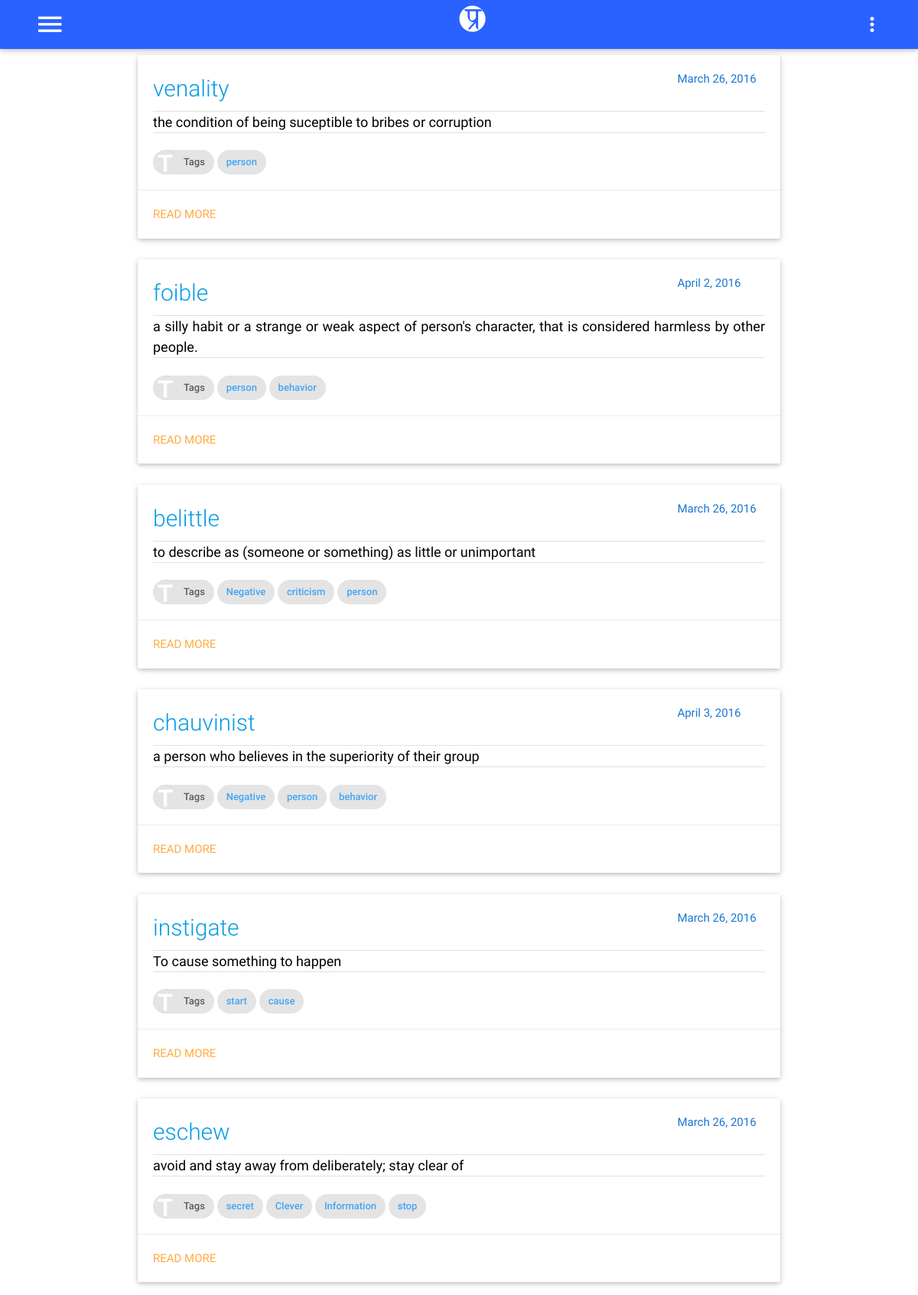
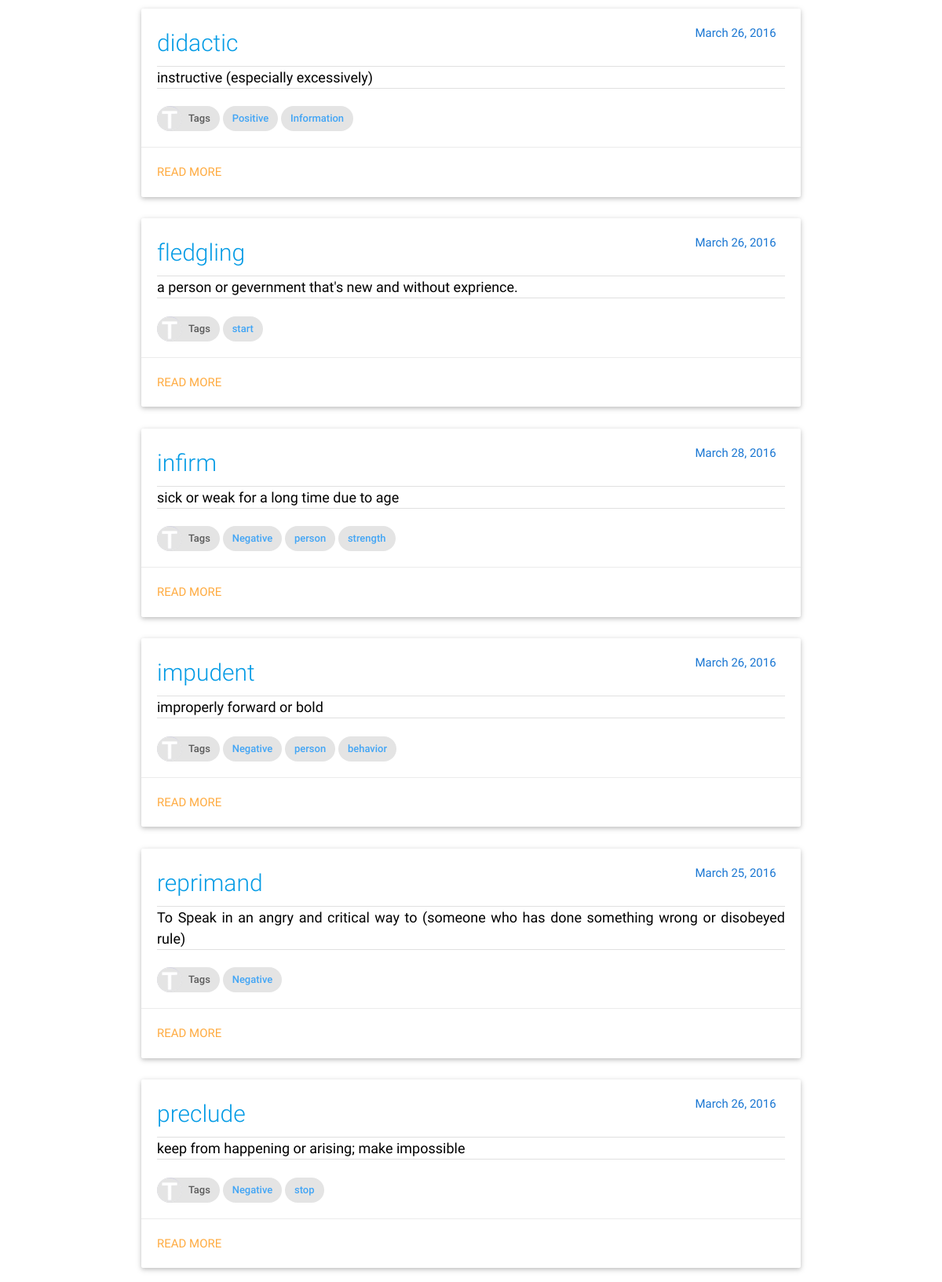
The app's page /gre/ (upper part) with its own data (2 pictures, top to bottom).
### gre/models.py (models this page shows, shortened)
class Vocab(models.Model):
    word = models.CharField(max_length=25,unique=True)
    meaning = models.CharField(max_length=250)
    sentences = models.TextField();
    createdate = models.DateTimeField(auto_now_add=True)
    updatedate = models.DateTimeField(auto_now=True)
    category = models.ManyToManyField('Tag',blank=False)
    source = models.ManyToManyField('Source',blank=False)
    synonym = models.ManyToManyField('Vocab',  blank=True, related_name="%(app_label)s_%(class)s_related_synonym")
    antonym = models.ManyToManyField('Vocab',  blank=True, related_name="%(app_label)s_%(class)s_related_antonym")
    seealso = models.ManyToManyField('Vocab',  blank=True, related_name="%(app_label)s_%(class)s_related_see_also" )

class Tag(models.Model):
    tagname = models.CharField(max_length=200,unique=True)
    def __str__(self):
        return self.tagname

### gre/views.py (the view)
class GreIndex(View):
    def get(self,request):
        allword = list(Vocab.objects.all())
        random.shuffle(allword)
        template = loader.get_template('gre/index.html')
        Repeat = [1,2]
        context   = {
            'Repeat' : Repeat,
            'allword' : allword,
        }
        return HttpResponse(template.render(context,request))

### gre/templates/gre/index.html
{%extends "base.html" %}
{%load staticfiles %}
{%load BlogExtras %}
{%block bodycontent %}
{%block full-card %}
<div class="container">
{% for word in allword %}
<div class="row">
    <div class="col l12 s12 m12">
      <div class="card ">
        <div class="card-content black-text">
          <div class="row">
              <div class="col s12 m8 l10">
                  <span class="card-title teal-text text-darken-3" style="font-size: 2em">
                      <a href="{% url 'gre:meaning' word.word %}">{{word.word}}</a>
                  </span>
              </div>
              <div class="col s12 m4  l2">
                  <span class="blue-text text-darken-2" style="text-align: right;">{{word.createdate|date:"F j, Y"}}</span>
              </div>
            </div>
            <div class="divider"></div>
            <div class="content" style="text-align: justify; font-size: 1.2em">
            <p>
                {{word.meaning}}<br/>
            </p>
          </div>
          <div class="divider"></div>
          <br/>
          <a href="{% url 'gre:alltag' %}">
          <div class="chip">
                <img src="{%static 'images/capital-t.png'%}" alt="Tags">
                Tags
          </div>
          </a>
          {%for tag in word.category.all %}
          <a href="{% url 'gre:tag' tag %}"><div class="chip blue-text text-lighten-1">{{tag}}</div></a>
          {%endfor %}
        </div>
        <div class="card-action">
            <a href="{% url 'gre:meaning' word.word %}">read more</a>
        </div>
      </div>
    </div>
</div>
{% endfor %}
</div>
{%endblock full-card%}
{%endblock bodycontent %}

### static/css/style.css (style rules this page uses)
.row { margin-bottom: 5px; }

### records on screen
Vocab: word "venality", createdate "March 26, 2016", meaning "the condition of being suceptible to bribes or corruption"
Tag: tagname "person"
Vocab: word "foible", createdate "April 2, 2016", meaning "a silly habit or a strange or weak aspect of person's character, that is considered harmless by other people."
Tag: tagname "behavior"
Vocab: word "belittle", createdate "March 26, 2016", meaning "to describe as (someone or something) as little or unimportant"
Tag: tagname "Negative"
Tag: tagname "criticism"
Vocab: word "chauvinist", createdate "April 3, 2016", meaning "a person who believes in the superiority of their group"
Vocab: word "instigate", createdate "March 26, 2016", meaning "To cause something to happen"
Tag: tagname "start"
Tag: tagname "cause"
Vocab: word "eschew", createdate "March 26, 2016", meaning "avoid and stay away from deliberately; stay clear of"
Tag: tagname "secret"
Tag: tagname "Clever"
Tag: tagname "Information"
Tag: tagname "stop"
Vocab: word "didactic", createdate "March 26, 2016", meaning "instructive (especially excessively)"
Tag: tagname "Positive"
Vocab: word "fledgling", createdate "March 26, 2016", meaning "a person or gevernment that's new and without exprience."
Vocab: word "infirm", createdate "March 28, 2016", meaning "sick or weak for a long time due to age"
Tag: tagname "strength"
Vocab: word "impudent", createdate "March 26, 2016", meaning "improperly forward or bold"
Vocab: word "reprimand", createdate "March 25, 2016", meaning "To Speak in an angry and critical way to (someone who has done something wrong or disobeyed rule)"
Vocab: word "preclude", createdate "March 26, 2016", meaning "keep from happening or arising; make impossible"
